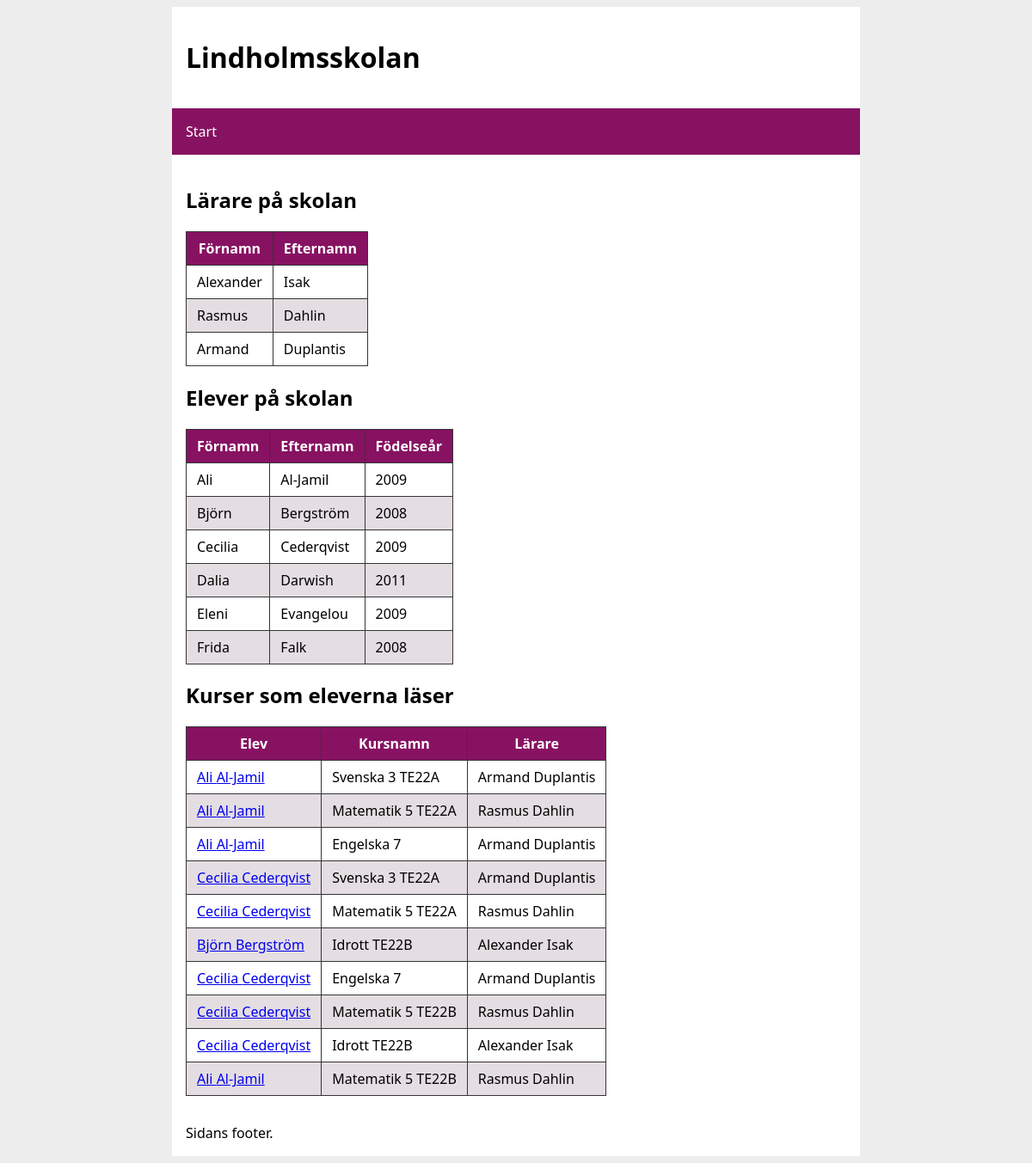
The page /public_html/projekt-3/index.php on the database its author committed.
### tables this page shows
CREATE TABLE Teachers (TeacherId INTEGER PRIMARY KEY AUTOINCREMENT, FirstName TEXT NOT NULL, LastName TEXT NOT NULL);

CREATE TABLE Students (StudentId INTEGER PRIMARY KEY AUTOINCREMENT, FirstName TEXT NOT NULL, LastName TEXT NOT NULL, BirthYear INTEGER NOT NULL);

### public_html/projekt-3/index.php (the view, shortened to what this page needs)
<?php
require_once("../../projekt-3-app.php");
    $stmt = $pdo->prepare("SELECT * FROM Teachers");
    $stmt->execute();
    $result = $stmt->fetchAll(PDO::FETCH_ASSOC);
    $stmt2 = $pdo->prepare("SELECT * FROM Students");
    $stmt2->execute();
    $result2 = $stmt2->fetchAll(PDO::FETCH_ASSOC);
    $stmt3 = $pdo->prepare("SELECT * FROM StudentsClassesView");
    $stmt3->execute();
    $result3 = $stmt3->fetchAll(PDO::FETCH_ASSOC);
require($includeDir . "/header.php");
?>
<main>
    <h2><b>Lärare på skolan</b></h2>
    <table>
        <tr>
            <th>Förnamn</th>
            <th>Efternamn</th>
        </tr>
        <?php foreach ($result as $key => $value) : ?>
            <tr>
                <td><?= $value['FirstName'] ?></td>
                <td><?= $value['LastName'] ?></td>
            </tr>
        <?php endforeach; ?>
    </table>
    <h2><b>Elever på skolan</b></h2>
    <table>
        <tr>
            <th>Förnamn</th>
            <th>Efternamn</th>
            <th>Födelseår</th>
        </tr>
        <?php foreach ($result2 as $key => $value) : ?>
            <tr>
                <td><?= $value['FirstName'] ?></td>
                <td><?= $value['LastName'] ?></td>
                <td><?= $value['BirthYear'] ?></td>
            </tr>
        <?php endforeach; ?>
    </table>
    <h2><b>Kurser som eleverna läser</b></h2>
    <table>
        <tr>
            <th>Elev</th>
            <th>Kursnamn</th>
            <th>Lärare</th>
        </tr>
        <?php foreach ($result3 as $key => $value) : ?>
            <tr>
                <td><a href="student.php?id=<?= $value['StudentId'] ?>"> <?= $value['FirstName']?> <?=$value['LastName']?> </a></td>
                <td><?= $value['Name'] ?></td>
                <td><?= $value['FirstName:1'] ?> <?= $value['LastName:1'] ?></td>
            </tr>
        <?php endforeach; ?>
    </table>
</main>
<?php require($includeDir . "/footer.php"); ?>

### projekt-3-includes/header.php (shortened to what this page needs)
<!DOCTYPE html>
<html lang="en">
<head>
    <link rel="stylesheet" href="style.css">
</head>
<body>
<header>
    <h1>Lindholmsskolan</h1>
</header>
<nav>
    <a href="index.php">Start</a>
</nav>

### projekt-3-includes/footer.php
<footer>
    Sidans footer.
</footer>
</body>
</html>

### public_html/projekt-3/style.css (style rules this page uses)
* { box-sizing: border-box; }
:root { --site-width: 50rem; }
body { background-color: rgb(237, 237, 237); font-family: system-ui, -apple-system, BlinkMacSystemFont, 'Segoe UI', Roboto, Oxygen, Ubuntu, Cantarell, 'Open Sans', 'Helvetica Neue', sans-serif; }
header, main, footer { max-width: var(--site-width); margin: auto; background-color: white; padding: 1rem; }
nav { max-width: var(--site-width); margin: auto; background-color: rgb(135, 18, 98); display: flex; }
nav a { text-decoration: none; color: white; padding: 1rem; }
table { border-spacing: 0; border-collapse: collapse; }
td, th { border: solid 1px rgb(53, 53, 53); padding: 0.5rem 0.75rem; }
th { background-color: rgb(135, 18, 98); color: white; }
tr:nth-child(odd) { background-color: rgb(228, 221, 226); }

### rows shown on the page
teachers: FirstName "Alexander", LastName "Isak"
teachers: FirstName "Rasmus", LastName "Dahlin"
teachers: FirstName "Armand", LastName "Duplantis"
students: FirstName "Ali", LastName "Al-Jamil", BirthYear "2009"
students: FirstName "Björn", LastName "Bergström", BirthYear "2008"
students: FirstName "Cecilia", LastName "Cederqvist", BirthYear "2009"
students: FirstName "Dalia", LastName "Darwish", BirthYear "2011"
students: FirstName "Eleni", LastName "Evangelou", BirthYear "2009"
students: FirstName "Frida", LastName "Falk", BirthYear "2008"

### other values the page prints
$value['FirstName'] "Ali"
$value['LastName'] "Al-Jamil"
$value['Name'] "Svenska 3 TE22A"
$value['FirstName:1'] "Armand"
$value['LastName:1'] "Duplantis"
$value['Name'] "Matematik 5 TE22A"
$value['FirstName:1'] "Rasmus"
$value['LastName:1'] "Dahlin"
$value['Name'] "Engelska 7"
$value['FirstName'] "Cecilia"
$value['LastName'] "Cederqvist"
$value['FirstName'] "Björn"
$value['LastName'] "Bergström"
$value['Name'] "Idrott TE22B"
$value['FirstName:1'] "Alexander"
